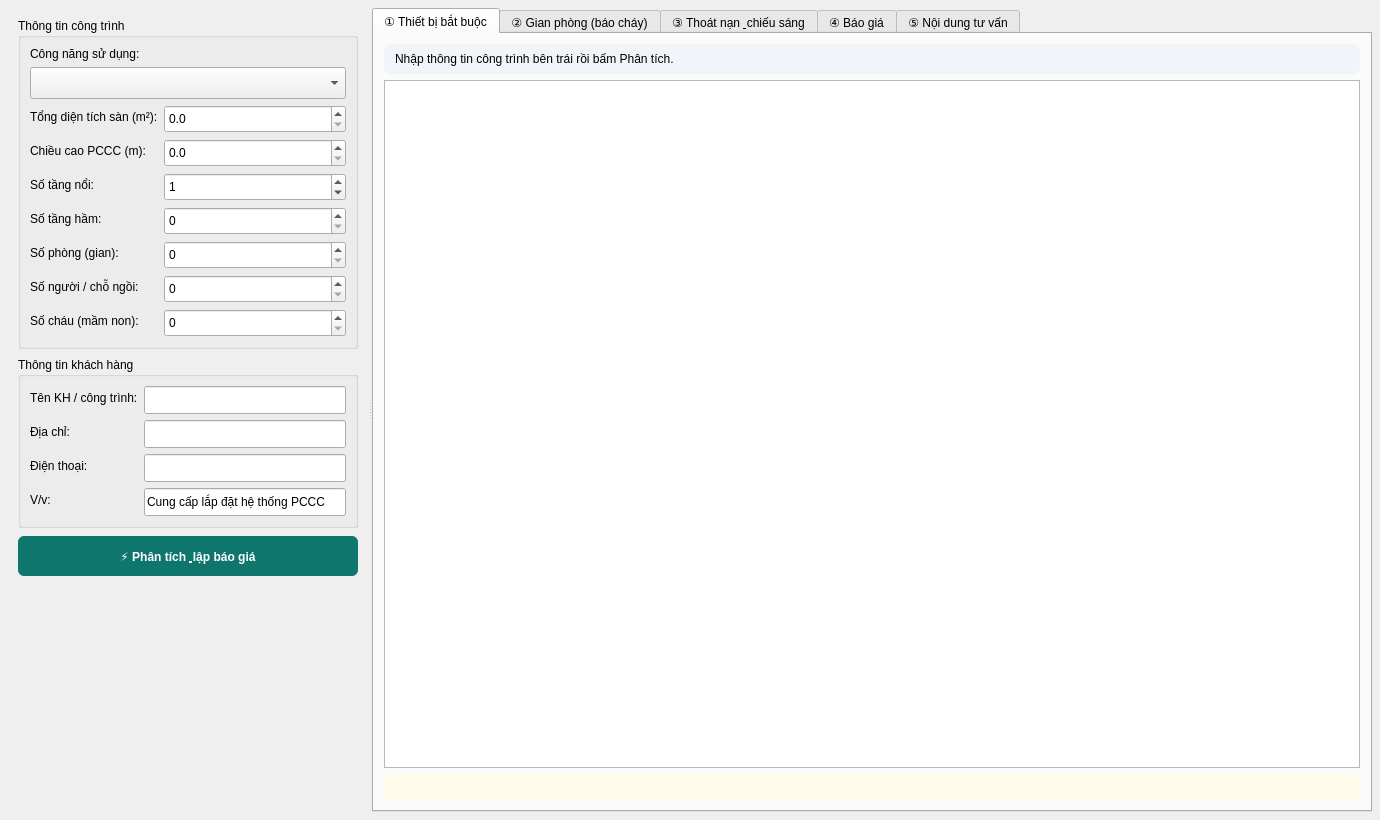
<?xml version="1.0" encoding="UTF-8"?>
<ui version="4.0">
 <class>TuVanPCCC_Window</class>
 <widget class="QMainWindow" name="TuVanPCCC_Window">
  <property name="geometry">
   <rect><x>0</x><y>0</y><width>1380</width><height>820</height></rect>
  </property>
  <property name="windowTitle">
   <string>Tư vấn &amp; Báo giá PCCC — QCVN 10:2025/BCA</string>
  </property>
  <widget class="QWidget" name="centralwidget">
   <layout class="QHBoxLayout" name="rootLayout">
    <property name="leftMargin"><number>8</number></property>
    <property name="topMargin"><number>8</number></property>
    <property name="rightMargin"><number>8</number></property>
    <property name="bottomMargin"><number>8</number></property>
    <property name="spacing"><number>8</number></property>
    <item>
     <widget class="QSplitter" name="splitter">
      <property name="orientation"><enum>Qt::Horizontal</enum></property>

      <!-- ============== CỘT TRÁI: FORM ĐẦU VÀO ============== -->
      <widget class="QWidget" name="panel_left">
       <property name="minimumSize"><size><width>360</width><height>0</height></size></property>
       <property name="maximumSize"><size><width>420</width><height>16777215</height></size></property>
       <layout class="QVBoxLayout" name="leftLayout">
        <property name="leftMargin"><number>10</number></property>
        <property name="topMargin"><number>10</number></property>
        <property name="rightMargin"><number>10</number></property>
        <property name="bottomMargin"><number>10</number></property>
        <property name="spacing"><number>8</number></property>

        <!-- Group: Thông tin công trình -->
        <item>
         <widget class="QGroupBox" name="gb_ct">
          <property name="title"><string>Thông tin công trình</string></property>
          <layout class="QVBoxLayout" name="vl_ct">
           <item><widget class="QLabel" name="lab_cn"><property name="text"><string>Công năng sử dụng:</string></property></widget></item>
           <item>
            <widget class="QComboBox" name="cbo_cong_nang">
             <property name="minimumSize"><size><width>0</width><height>32</height></size></property>
             <property name="sizeAdjustPolicy"><enum>QComboBox::AdjustToContentsOnFirstShow</enum></property>
            </widget>
           </item>
           <item>
          <layout class="QFormLayout" name="form_ct">
           <item row="1" column="0"><widget class="QLabel" name="lab_dt"><property name="text"><string>Tổng diện tích sàn (m²):</string></property></widget></item>
           <item row="1" column="1">
            <widget class="QDoubleSpinBox" name="spin_dt">
             <property name="minimumSize"><size><width>0</width><height>28</height></size></property>
             <property name="decimals"><number>1</number></property>
             <property name="maximum"><double>9999999.0</double></property>
            </widget>
           </item>

           <item row="2" column="0"><widget class="QLabel" name="lab_cao"><property name="text"><string>Chiều cao PCCC (m):</string></property></widget></item>
           <item row="2" column="1">
            <widget class="QDoubleSpinBox" name="spin_cao">
             <property name="minimumSize"><size><width>0</width><height>28</height></size></property>
             <property name="decimals"><number>1</number></property>
             <property name="maximum"><double>9999.0</double></property>
            </widget>
           </item>

           <item row="3" column="0"><widget class="QLabel" name="lab_tang"><property name="text"><string>Số tầng nổi:</string></property></widget></item>
           <item row="3" column="1">
            <widget class="QSpinBox" name="spin_tang">
             <property name="minimumSize"><size><width>0</width><height>28</height></size></property>
             <property name="maximum"><number>999</number></property>
             <property name="value"><number>1</number></property>
            </widget>
           </item>

           <item row="4" column="0"><widget class="QLabel" name="lab_ham"><property name="text"><string>Số tầng hầm:</string></property></widget></item>
           <item row="4" column="1">
            <widget class="QSpinBox" name="spin_ham">
             <property name="minimumSize"><size><width>0</width><height>28</height></size></property>
             <property name="maximum"><number>99</number></property>
            </widget>
           </item>

           <item row="5" column="0"><widget class="QLabel" name="lab_phong"><property name="text"><string>Số phòng (gian):</string></property></widget></item>
           <item row="5" column="1">
            <widget class="QSpinBox" name="spin_so_phong">
             <property name="minimumSize"><size><width>0</width><height>28</height></size></property>
             <property name="maximum"><number>9999</number></property>
            </widget>
           </item>

           <item row="6" column="0"><widget class="QLabel" name="lbl_nguoi"><property name="text"><string>Số người / chỗ ngồi:</string></property></widget></item>
           <item row="6" column="1">
            <widget class="QSpinBox" name="spin_nguoi">
             <property name="minimumSize"><size><width>0</width><height>28</height></size></property>
             <property name="maximum"><number>999999</number></property>
            </widget>
           </item>

           <item row="7" column="0"><widget class="QLabel" name="lbl_chau"><property name="text"><string>Số cháu (mầm non):</string></property></widget></item>
           <item row="7" column="1">
            <widget class="QSpinBox" name="spin_chau">
             <property name="minimumSize"><size><width>0</width><height>28</height></size></property>
             <property name="maximum"><number>99999</number></property>
            </widget>
           </item>
          </layout>
         </item>
         </layout>
         </widget>
        </item>

        <!-- Group: Thông tin khách hàng -->
        <item>
         <widget class="QGroupBox" name="gb_kh">
          <property name="title"><string>Thông tin khách hàng</string></property>
          <layout class="QFormLayout" name="form_kh">
           <item row="0" column="0"><widget class="QLabel" name="lab_kh_ten"><property name="text"><string>Tên KH / công trình:</string></property></widget></item>
           <item row="0" column="1"><widget class="QLineEdit" name="kh_ten"><property name="minimumSize"><size><width>0</width><height>28</height></size></property></widget></item>
           <item row="1" column="0"><widget class="QLabel" name="lab_kh_dc"><property name="text"><string>Địa chỉ:</string></property></widget></item>
           <item row="1" column="1"><widget class="QLineEdit" name="kh_dc"><property name="minimumSize"><size><width>0</width><height>28</height></size></property></widget></item>
           <item row="2" column="0"><widget class="QLabel" name="lab_kh_dt"><property name="text"><string>Điện thoại:</string></property></widget></item>
           <item row="2" column="1"><widget class="QLineEdit" name="kh_dt"><property name="minimumSize"><size><width>0</width><height>28</height></size></property></widget></item>
           <item row="3" column="0"><widget class="QLabel" name="lab_kh_vv"><property name="text"><string>V/v:</string></property></widget></item>
           <item row="3" column="1"><widget class="QLineEdit" name="kh_vv"><property name="text"><string>Cung cấp lắp đặt hệ thống PCCC</string></property><property name="minimumSize"><size><width>0</width><height>28</height></size></property></widget></item>
          </layout>
         </widget>
        </item>

        <!-- Nút Phân tích -->
        <item>
         <widget class="QPushButton" name="but_run">
          <property name="minimumSize"><size><width>0</width><height>40</height></size></property>
          <property name="styleSheet"><string notr="true">QPushButton { background:#0f766e; color:white; font-weight:600; border-radius:6px; }
QPushButton:hover { background:#0d8a80; }</string></property>
          <property name="text"><string>⚡ Phân tích &amp; lập báo giá</string></property>
         </widget>
        </item>

        <item>
         <widget class="QLabel" name="lbl_status">
          <property name="styleSheet"><string notr="true">color:#666;</string></property>
          <property name="wordWrap"><bool>true</bool></property>
          <property name="text"><string/></property>
         </widget>
        </item>

        <item>
         <spacer name="leftStretch">
          <property name="orientation"><enum>Qt::Vertical</enum></property>
          <property name="sizeHint"><size><width>20</width><height>40</height></size></property>
         </spacer>
        </item>
       </layout>
      </widget>

      <!-- ============== CỘT PHẢI: TABS ============== -->
      <widget class="QTabWidget" name="tabs">
       <property name="currentIndex"><number>0</number></property>

       <!-- TAB 1: Thiết bị bắt buộc -->
       <widget class="QWidget" name="tab_thiet_bi">
        <attribute name="title"><string>① Thiết bị bắt buộc</string></attribute>
        <layout class="QVBoxLayout" name="lay_tb">
         <property name="leftMargin"><number>10</number></property>
         <property name="topMargin"><number>10</number></property>
         <property name="rightMargin"><number>10</number></property>
         <property name="bottomMargin"><number>10</number></property>
         <item>
          <widget class="QLabel" name="lbl_summary">
           <property name="styleSheet"><string notr="true">padding:8px; background:#f1f5f9; border-radius:6px;</string></property>
           <property name="wordWrap"><bool>true</bool></property>
           <property name="text"><string>Nhập thông tin công trình bên trái rồi bấm Phân tích.</string></property>
          </widget>
         </item>
         <item><widget class="QTableWidget" name="tb_thiet_bi"/></item>
         <item>
          <widget class="QLabel" name="lbl_note">
           <property name="styleSheet"><string notr="true">color:#b45309; padding:6px; background:#fffbeb; border-radius:6px;</string></property>
           <property name="wordWrap"><bool>true</bool></property>
           <property name="text"><string/></property>
          </widget>
         </item>
        </layout>
       </widget>

       <!-- TAB 2: Gian phòng -->
       <widget class="QWidget" name="tab_phong">
        <attribute name="title"><string>② Gian phòng (báo cháy)</string></attribute>
        <layout class="QVBoxLayout" name="lay_phong">
         <property name="leftMargin"><number>10</number></property>
         <property name="topMargin"><number>10</number></property>
         <property name="rightMargin"><number>10</number></property>
         <property name="bottomMargin"><number>10</number></property>

         <!-- Row định mức -->
         <item>
          <layout class="QHBoxLayout" name="row_dm">
           <item><widget class="QLabel" name="lab_dm1"><property name="text"><string>Định mức:  1 đầu báo khói /</string></property></widget></item>
           <item>
            <widget class="QDoubleSpinBox" name="sp_dt_khoi">
             <property name="minimumSize"><size><width>0</width><height>28</height></size></property>
             <property name="decimals"><number>0</number></property>
             <property name="maximum"><double>999.0</double></property>
             <property name="value"><double>60.0</double></property>
            </widget>
           </item>
           <item><widget class="QLabel" name="lab_dm2"><property name="text"><string>m²    1 đầu báo nhiệt /</string></property></widget></item>
           <item>
            <widget class="QDoubleSpinBox" name="sp_dt_nhiet">
             <property name="minimumSize"><size><width>0</width><height>28</height></size></property>
             <property name="decimals"><number>0</number></property>
             <property name="maximum"><double>999.0</double></property>
             <property name="value"><double>20.0</double></property>
            </widget>
           </item>
           <item><widget class="QLabel" name="lab_dm3"><property name="text"><string>m²</string></property></widget></item>
           <item><spacer name="sp1"><property name="orientation"><enum>Qt::Horizontal</enum></property><property name="sizeHint"><size><width>40</width><height>20</height></size></property></spacer></item>
          </layout>
         </item>

         <!-- Row bulk-add -->
         <item>
          <layout class="QHBoxLayout" name="row_bulk">
           <item><widget class="QLabel" name="lab_bk1"><property name="text"><string>Nhập nhanh — Số phòng:</string></property></widget></item>
           <item>
            <widget class="QSpinBox" name="bk_n">
             <property name="minimumSize"><size><width>0</width><height>28</height></size></property>
             <property name="maximum"><number>999</number></property>
             <property name="value"><number>1</number></property>
            </widget>
           </item>
           <item><widget class="QLabel" name="lab_bk2"><property name="text"><string>DT mỗi phòng (m²):</string></property></widget></item>
           <item>
            <widget class="QDoubleSpinBox" name="bk_dt">
             <property name="minimumSize"><size><width>0</width><height>28</height></size></property>
             <property name="decimals"><number>1</number></property>
             <property name="maximum"><double>9999.0</double></property>
             <property name="value"><double>20.0</double></property>
            </widget>
           </item>
           <item><widget class="QLabel" name="lab_bk3"><property name="text"><string>Công năng:</string></property></widget></item>
           <item><widget class="QComboBox" name="bk_func"/></item>
           <item><widget class="QLabel" name="lab_bk4"><property name="text"><string>Tiền tố:</string></property></widget></item>
           <item><widget class="QLineEdit" name="bk_pre"><property name="text"><string>P</string></property><property name="maximumSize"><size><width>60</width><height>16777215</height></size></property></widget></item>
           <item><widget class="QPushButton" name="but_bulk_add"><property name="text"><string>+ Thêm hàng loạt</string></property></widget></item>
           <item><widget class="QPushButton" name="but_gen_rooms"><property name="text"><string>↻ Tạo từ "Số phòng"</string></property></widget></item>
           <item><widget class="QPushButton" name="but_add_room"><property name="text"><string>+ 1 phòng</string></property></widget></item>
           <item><spacer name="sp2"><property name="orientation"><enum>Qt::Horizontal</enum></property><property name="sizeHint"><size><width>40</width><height>20</height></size></property></spacer></item>
          </layout>
         </item>

         <item><widget class="QTableWidget" name="tb_rooms"/></item>

         <item>
          <widget class="QLabel" name="lbl_phong_tong">
           <property name="styleSheet"><string notr="true">padding:8px; background:#ecfdf5; border-radius:6px;</string></property>
           <property name="text"><string/></property>
          </widget>
         </item>
        </layout>
       </widget>

       <!-- TAB 3: Thoát nạn -->
       <widget class="QWidget" name="tab_thoat_nan">
        <attribute name="title"><string>③ Thoát nạn &amp; chiếu sáng</string></attribute>
        <layout class="QVBoxLayout" name="lay_tn">
         <property name="leftMargin"><number>10</number></property>
         <property name="topMargin"><number>10</number></property>
         <property name="rightMargin"><number>10</number></property>
         <property name="bottomMargin"><number>10</number></property>
         <item>
          <widget class="QGroupBox" name="gb_tn">
           <property name="title"><string>Tham số thoát nạn (TCVN 13456:2022)</string></property>
           <layout class="QFormLayout" name="form_tn">
            <item row="0" column="0"><widget class="QLabel" name="lab_tn1"><property name="text"><string>Khoảng cách tối đa giữa các đèn sự cố (m):</string></property></widget></item>
            <item row="0" column="1"><widget class="QDoubleSpinBox" name="tn_kc_sc"><property name="minimumSize"><size><width>0</width><height>28</height></size></property><property name="decimals"><number>0</number></property><property name="maximum"><double>999.0</double></property><property name="value"><double>15.0</double></property></widget></item>

            <item row="1" column="0"><widget class="QLabel" name="lab_tn2"><property name="text"><string>Khoảng cách tối đa giữa các đèn EXIT (m):</string></property></widget></item>
            <item row="1" column="1"><widget class="QDoubleSpinBox" name="tn_kc_exit"><property name="minimumSize"><size><width>0</width><height>28</height></size></property><property name="decimals"><number>0</number></property><property name="maximum"><double>999.0</double></property><property name="value"><double>30.0</double></property></widget></item>

            <item row="2" column="0"><widget class="QLabel" name="lab_tn3"><property name="text"><string>Số lối ra ngoài nhà (cửa thoát ra ngoài):</string></property></widget></item>
            <item row="2" column="1"><widget class="QSpinBox" name="tn_loi_ra_ngoai"><property name="minimumSize"><size><width>0</width><height>28</height></size></property><property name="maximum"><number>999</number></property></widget></item>

            <item row="3" column="0"><widget class="QLabel" name="lab_tn4"><property name="text"><string>Số cầu thang thoát nạn:</string></property></widget></item>
            <item row="3" column="1"><widget class="QSpinBox" name="tn_cau_thang"><property name="minimumSize"><size><width>0</width><height>28</height></size></property><property name="maximum"><number>999</number></property></widget></item>

            <item row="4" column="0"><widget class="QLabel" name="lab_tn5"><property name="text"><string>Số cửa phòng dẫn ra hành lang (toàn công trình):</string></property></widget></item>
            <item row="4" column="1"><widget class="QSpinBox" name="tn_loi_ra_phong"><property name="minimumSize"><size><width>0</width><height>28</height></size></property><property name="maximum"><number>99999</number></property></widget></item>

            <item row="5" column="0"><widget class="QLabel" name="lab_tn6"><property name="text"><string>Tổng chiều dài hành lang (m):</string></property></widget></item>
            <item row="5" column="1"><widget class="QDoubleSpinBox" name="tn_dai_hl"><property name="minimumSize"><size><width>0</width><height>28</height></size></property><property name="decimals"><number>1</number></property><property name="maximum"><double>9999.0</double></property></widget></item>

            <item row="6" column="0"><widget class="QLabel" name="lab_tn7"><property name="text"><string>Số chiếu nghỉ cầu thang:</string></property></widget></item>
            <item row="6" column="1"><widget class="QSpinBox" name="tn_chieu_nghi"><property name="minimumSize"><size><width>0</width><height>28</height></size></property><property name="maximum"><number>999</number></property></widget></item>
           </layout>
          </widget>
         </item>
         <item>
          <widget class="QLabel" name="lbl_tn_result">
           <property name="styleSheet"><string notr="true">padding:10px; background:#eff6ff; border-radius:6px;</string></property>
           <property name="wordWrap"><bool>true</bool></property>
           <property name="text"><string>Nhập số liệu để app tính số đèn EXIT + đèn chiếu sáng sự cố.</string></property>
          </widget>
         </item>
         <item><spacer name="sp3"><property name="orientation"><enum>Qt::Vertical</enum></property><property name="sizeHint"><size><width>20</width><height>40</height></size></property></spacer></item>
        </layout>
       </widget>

       <!-- TAB 4: Báo giá -->
       <widget class="QWidget" name="tab_bao_gia">
        <attribute name="title"><string>④ Báo giá</string></attribute>
        <layout class="QVBoxLayout" name="lay_bg">
         <property name="leftMargin"><number>10</number></property>
         <property name="topMargin"><number>10</number></property>
         <property name="rightMargin"><number>10</number></property>
         <property name="bottomMargin"><number>10</number></property>
         <property name="spacing"><number>6</number></property>

         <!-- Toolbar -->
         <item>
          <layout class="QHBoxLayout" name="row_bg_bar">
           <item><widget class="QLabel" name="lbl_bg_info"><property name="text"><string>Chưa có dữ liệu. Bấm Phân tích ở cột trái.</string></property><property name="styleSheet"><string notr="true">color:#666;</string></property></widget></item>
           <item><widget class="QPushButton" name="but_doi_model"><property name="text"><string>🔄 Đổi model dòng đã chọn</string></property></widget></item>
           <item><widget class="QPushButton" name="but_them_dong"><property name="text"><string>➕ Thêm dòng</string></property></widget></item>
           <item><widget class="QPushButton" name="but_xoa_dong"><property name="text"><string>🗑️ Xóa dòng</string></property></widget></item>
          </layout>
         </item>

         <item><widget class="QTableWidget" name="tb_bg"/></item>

         <item>
          <widget class="QLabel" name="lbl_tong">
           <property name="styleSheet"><string notr="true">padding:10px; background:#1e293b; color:white; border-radius:6px; font-weight:600;</string></property>
           <property name="text"><string/></property>
          </widget>
         </item>

         <item>
          <layout class="QHBoxLayout" name="row_bg_btns">
           <item>
            <widget class="QPushButton" name="but_xuat_excel">
             <property name="minimumSize"><size><width>0</width><height>34</height></size></property>
             <property name="styleSheet"><string notr="true">QPushButton { background:#0ea5e9; color:white; font-weight:600; padding:6px 16px; border-radius:6px; }
QPushButton:hover { background:#0284c7; }</string></property>
             <property name="text"><string>📊 Xuất báo giá Excel</string></property>
            </widget>
           </item>
           <item>
            <widget class="QPushButton" name="but_in_pdf">
             <property name="minimumSize"><size><width>0</width><height>34</height></size></property>
             <property name="text"><string>🖨️ In / Lưu PDF</string></property>
            </widget>
           </item>
           <item><spacer name="sp4"><property name="orientation"><enum>Qt::Horizontal</enum></property><property name="sizeHint"><size><width>40</width><height>20</height></size></property></spacer></item>
          </layout>
         </item>
        </layout>
       </widget>

       <!-- TAB 5: Nội dung tư vấn -->
       <widget class="QWidget" name="tab_tu_van">
        <attribute name="title"><string>⑤ Nội dung tư vấn</string></attribute>
        <layout class="QVBoxLayout" name="lay_tv">
         <property name="leftMargin"><number>10</number></property>
         <property name="topMargin"><number>10</number></property>
         <property name="rightMargin"><number>10</number></property>
         <property name="bottomMargin"><number>10</number></property>
         <item>
          <widget class="QTextEdit" name="txt_tu_van">
           <property name="placeholderText"><string>Chưa có dữ liệu. Bấm Phân tích ở cột trái.</string></property>
          </widget>
         </item>
        </layout>
       </widget>

      </widget>
     </widget>
    </item>
   </layout>
  </widget>
 </widget>
 <resources/>
 <connections/>
</ui>
